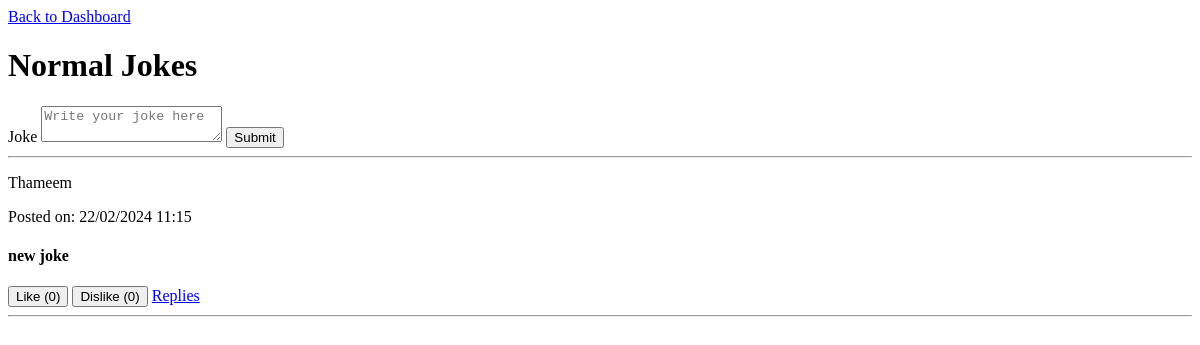
Page /normal_jokes on the earlier database version.
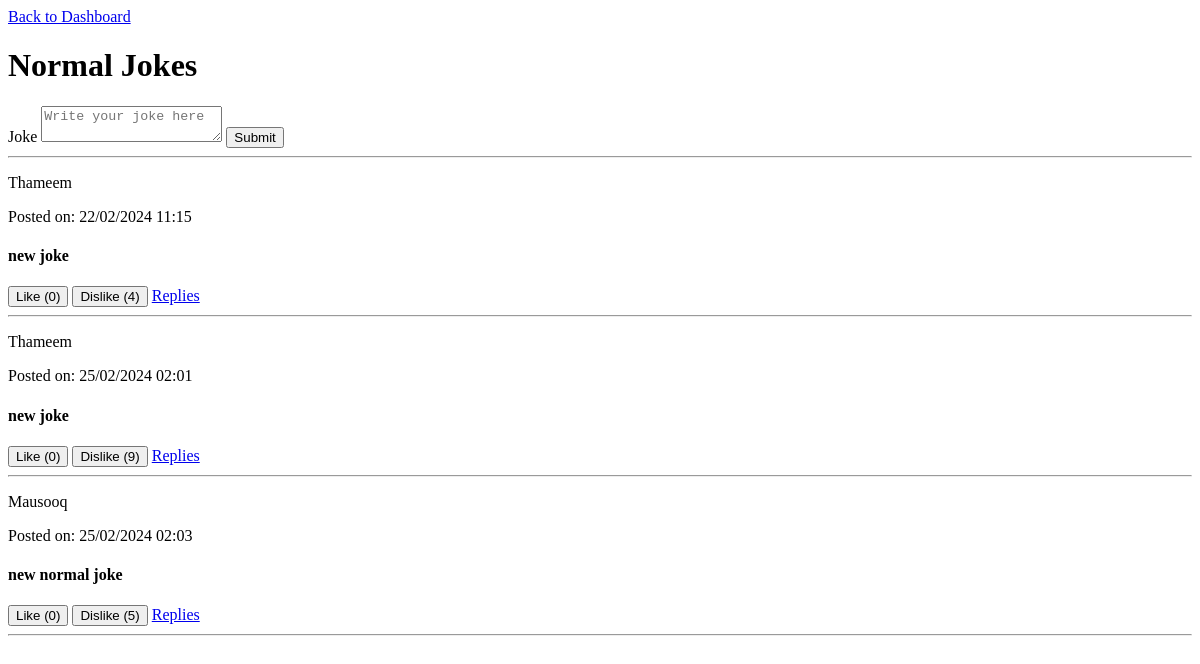
Same page on the later database version.
### app.py (models this page shows)
class NormalJoke(db.Model):
    id = db.Column(db.Integer, primary_key=True)
    user_id = db.Column(db.Integer, db.ForeignKey('user.id'), nullable=False)
    date = db.Column(db.DateTime, nullable=False, default=datetime.utcnow)
    joke = db.Column(db.Text, nullable=False)
    likes = db.Column(db.Integer, default=0)  # Add likes attribute here
    dislikes = db.Column(db.Integer, default=0)  # Add dislikes attribute here
    user = db.relationship('User', backref='normal_jokes')

class User(db.Model, UserMixin):
    id = db.Column(db.Integer, primary_key=True)
    username = db.Column(db.String(20), nullable=False, unique=True)
    email = db.Column(db.String(120), nullable=False, unique=True)
    password = db.Column(db.String(80), nullable=False)

### app.py (the view)
@app.route('/normal_jokes', methods=['GET', 'POST'])
def normal_jokes():
    form = NormalJokeForm()
    if form.validate_on_submit():
        new_joke = NormalJoke(user=current_user, joke=form.joke.data)
        db.session.add(new_joke)
        db.session.commit()
        return redirect(url_for('normal_jokes'))
    jokes = NormalJoke.query.all()
    return render_template('normal_jokes.html', form=form, jokes=jokes)

### app.py
class NormalJokeForm(FlaskForm):
    joke = TextAreaField('Joke', validators=[InputRequired()])
    submit = SubmitField('Submit')

### templates/normal_jokes.html (shortened to what this page needs)
{% extends 'layout.html' %} {% block title %} Normal Jokes {% endblock title %}
{% block body %}
<a href="{{ url_for('dashboard') }}" class="btn btn-primary"
  >Back to Dashboard</a
>
<h1>Normal Jokes</h1>
<form method="POST" action="">
  {{ form.hidden_tag() }} {{ form.joke.label }} {{
  form.joke(class="form-control", placeholder="Write your joke here") }} {{
  form.submit(class="btn btn-primary") }}
</form>
<hr />
{% for joke in jokes %}
<div>
  <p>{{ joke.user.username }}</p>
  <p>Posted on: {{ joke.date.strftime('%d/%m/%Y %H:%M') }}</p>
  <h4>{{ joke.joke }}</h4>
  <form
    action="{{ url_for('like_joke', joke_id=joke.id) }}"
    method="post"
    style="display: inline"
  >
    <button type="submit" class="btn btn-primary">
      Like ({{ joke.likes }})
    </button>
  </form>
  <form
    action="{{ url_for('dislike_joke', joke_id=joke.id) }}"
    method="post"
    style="display: inline"
  >
    <button type="submit" class="btn btn-danger">
      Dislike ({{ joke.dislikes }})
    </button>
  </form>
  <a href="{{ url_for('reply_joke', joke_id=joke.id) }}" class="btn btn-info"
    >Replies</a
  >
  <hr />
</div>
{% endfor %} {% endblock body %}

### templates/layout.html (shortened to what this page needs)
<!DOCTYPE html>
<html lang="en">
<head>
</head>
<body>
    {% block body %}
    {% endblock body %}
</body>
</html>

Differences in the rows shown:
changed NormalJoke (number 1 of 3 on the later page): dislikes "0" → "4"
added NormalJoke: user.username "Thameem", date "25/02/2024 02:01", joke "new joke", likes "0", dislikes "9"
added NormalJoke: user.username "Mausooq", date "25/02/2024 02:03", joke "new normal joke", likes "0", dislikes "5"
